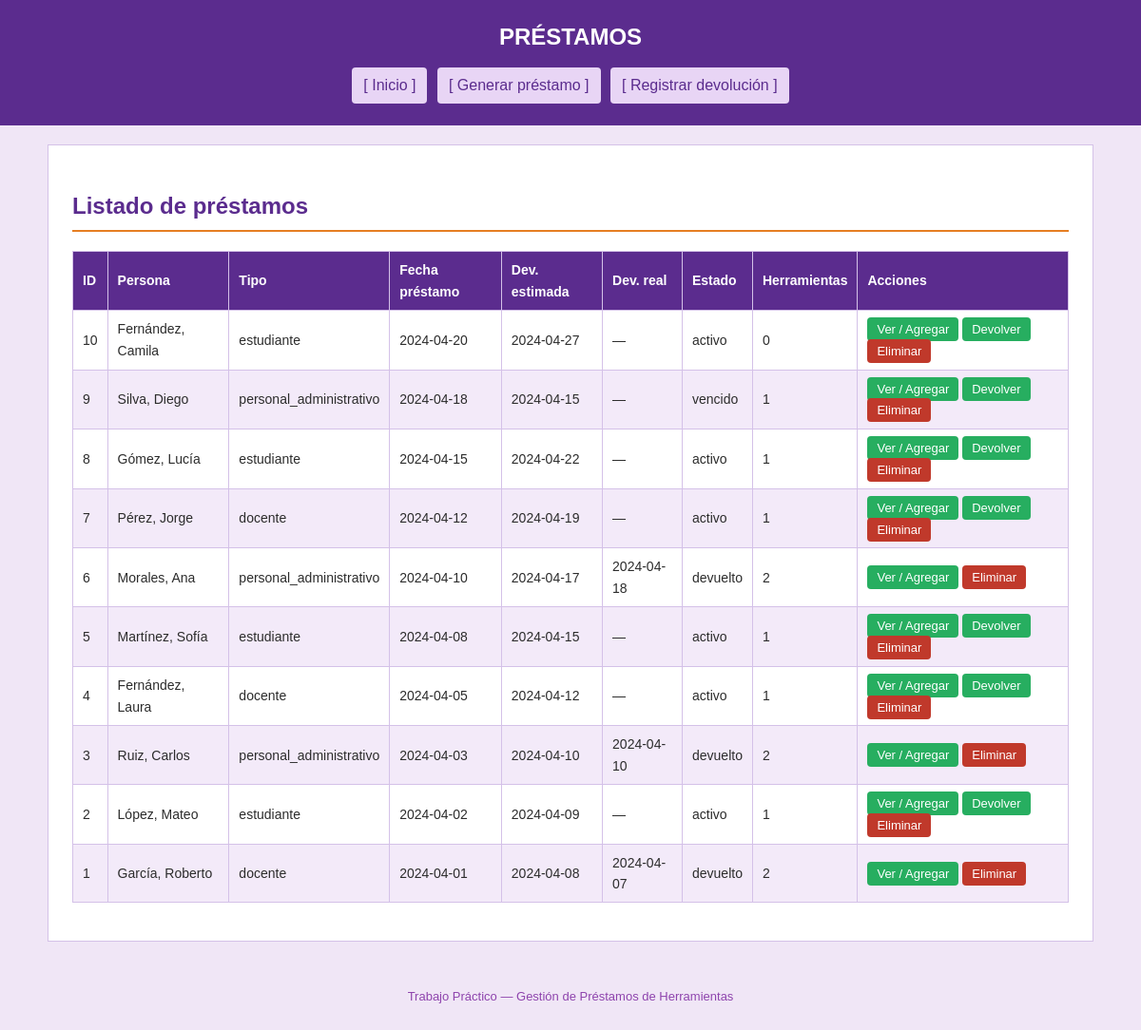
The app's page /aplicacion/prestamo/listar.php with its own data.
### tables this page shows
CREATE TABLE `prestamo` (
  `id_prestamo` int(11) NOT NULL AUTO_INCREMENT,
  `id_persona` int(11) NOT NULL,
  `fecha_prestamo` date NOT NULL,
  `fecha_devolucion_estimada` date DEFAULT NULL,
  `fecha_devolucion_real` date DEFAULT NULL,
  `estado` varchar(50) NOT NULL DEFAULT 'activo',
  PRIMARY KEY (`id_prestamo`),
  KEY `fk_prestamo_persona` (`id_persona`),
  CONSTRAINT `fk_prestamo_persona` FOREIGN KEY (`id_persona`) REFERENCES `persona` (`id_persona`)
);

CREATE TABLE `persona` (
  `id_persona` int(11) NOT NULL AUTO_INCREMENT,
  `nombre` varchar(100) NOT NULL,
  `apellido` varchar(100) NOT NULL,
  `dni` varchar(20) NOT NULL,
  `tipo_persona` varchar(30) NOT NULL,
  `telefono` varchar(30) DEFAULT NULL,
  `email` varchar(150) DEFAULT NULL,
  PRIMARY KEY (`id_persona`),
  UNIQUE KEY `dni` (`dni`),
  CONSTRAINT `chk_tipo_persona` CHECK (`tipo_persona` in ('docente','estudiante','personal_administrativo'))
);

### aplicacion/prestamo/listar.php (the view, shortened to what this page needs)
<?php
require_once "../conexion.php";
$sql = "SELECT pe.id_prestamo,
               pe.fecha_prestamo,
               pe.fecha_devolucion_estimada,
               pe.fecha_devolucion_real,
               pe.estado,
               pr.nombre AS persona_nombre,
               pr.apellido AS persona_apellido,
               pr.tipo_persona,
               COUNT(dp.id_detalle) AS cantidad_herramientas
        FROM prestamo pe
        INNER JOIN persona pr ON pe.id_persona = pr.id_persona
        LEFT JOIN detalle_prestamo dp ON pe.id_prestamo = dp.id_prestamo
        GROUP BY pe.id_prestamo, pe.fecha_prestamo, pe.fecha_devolucion_estimada,
                 pe.fecha_devolucion_real, pe.estado,
                 pr.nombre, pr.apellido, pr.tipo_persona
        ORDER BY pe.id_prestamo DESC";
$prestamos = $pdo->query($sql)->fetchAll();
?>
<!DOCTYPE html>
<html lang="es">
<head>
    <link rel="stylesheet" href="../css/estilos.css">
</head>
<body>
<header>
    <h1>PRÉSTAMOS</h1>
    <nav>
        <a href="../index.php">[ Inicio ]</a>
        <a href="alta.php">[ Generar préstamo ]</a>
        <a href="devolver.php">[ Registrar devolución ]</a>
    </nav>
</header>
<main>
    <h2>Listado de préstamos</h2>
    <?php if (count($prestamos) > 0): ?>
        <table>
            <thead>
                <tr>
                    <th>ID</th>
                    <th>Persona</th>
                    <th>Tipo</th>
                    <th>Fecha préstamo</th>
                    <th>Dev. estimada</th>
                    <th>Dev. real</th>
                    <th>Estado</th>
                    <th>Herramientas</th>
                    <th>Acciones</th>
                </tr>
            </thead>
            <tbody>
                <?php foreach ($prestamos as $pe): ?>
                    <tr>
                        <td><?= $pe['id_prestamo'] ?></td>
                        <td><?= htmlspecialchars($pe['persona_apellido'] . ", " . $pe['persona_nombre']) ?></td>
                        <td><?= htmlspecialchars($pe['tipo_persona']) ?></td>
                        <td><?= htmlspecialchars($pe['fecha_prestamo']) ?></td>
                        <td><?= htmlspecialchars($pe['fecha_devolucion_estimada'] ?? '—') ?></td>
                        <td><?= htmlspecialchars($pe['fecha_devolucion_real'] ?? '—') ?></td>
                        <td><?= htmlspecialchars($pe['estado']) ?></td>
                        <td><?= $pe['cantidad_herramientas'] ?></td>
                        <td>
                            <a class="btn-editar" href="agregar_herramienta.php?id=<?= $pe['id_prestamo'] ?>">Ver / Agregar</a>
                            <?php if ($pe['estado'] === 'activo' || $pe['estado'] === 'vencido'): ?>
                                <a class="btn-editar" href="devolver.php?id=<?= $pe['id_prestamo'] ?>">Devolver</a>
                            <?php endif; ?>
                            <a class="btn-eliminar" href="eliminar.php?id=<?= $pe['id_prestamo'] ?>"
                               onclick="return confirm('¿Eliminar préstamo?');">Eliminar</a>
                        </td>
                    </tr>
                <?php endforeach; ?>
            </tbody>
        </table>
    <?php else: ?>
        <div class="mensaje error">No hay préstamos registrados.</div>
    <?php endif; ?>
</main>
<footer>
    <p>Trabajo Práctico — Gestión de Préstamos de Herramientas</p>
</footer>
</body>
</html>

### aplicacion/css/estilos.css (style rules this page uses)
* { box-sizing: border-box; }
body { font-family: Arial, Helvetica, sans-serif; margin: 0; background-color: #f0e6f6; color: #2c2c2c; line-height: 1.6; }
header { background-color: #5b2c8e; color: #fff; padding: 20px; text-align: center; }
nav { margin-top: 10px; text-align: center; }
nav a { color: #5b2c8e; background-color: #e8d5f5; padding: 6px 12px; margin: 3px; display: inline-block; text-decoration: none; border-radius: 4px; }
main { max-width: 1100px; margin: 20px auto; background-color: #fff; padding: 25px; border: 1px solid #d4c1e8; }
h1 { margin: 0; font-size: 24px; }
h2 { color: #5b2c8e; border-bottom: 2px solid #e67e22; padding-bottom: 6px; }
table { width: 100%; border-collapse: collapse; margin: 15px 0; }
th, td { border: 1px solid #d4c1e8; padding: 8px 10px; text-align: left; font-size: 14px; }
th { background-color: #5b2c8e; color: #fff; }
tr:nth-child(even) { background-color: #f3eaf9; }
.btn-eliminar { background-color: #c0392b; padding: 5px 10px; color: #fff; text-decoration: none; border-radius: 4px; font-size: 13px; }
.btn-editar { background-color: #27ae60; padding: 5px 10px; color: #fff; text-decoration: none; border-radius: 4px; font-size: 13px; }
footer { text-align: center; padding: 15px; color: #8e44ad; font-size: 13px; }

### records on screen
prestamo: id_prestamo "10", id_persona.nombre "Fernández, Camila", id_persona.tipo_persona "estudiante", fecha_prestamo "2024-04-20", fecha_devolucion_estimada "2024-04-27", fecha_devolucion_real "—", estado "activo", cantidad_herramientas "0"
prestamo: id_prestamo "9", id_persona.nombre "Silva, Diego", id_persona.tipo_persona "personal_administrativo", fecha_prestamo "2024-04-18", fecha_devolucion_estimada "2024-04-15", fecha_devolucion_real "—", estado "vencido", cantidad_herramientas "1"
prestamo: id_prestamo "8", id_persona.nombre "Gómez, Lucía", id_persona.tipo_persona "estudiante", fecha_prestamo "2024-04-15", fecha_devolucion_estimada "2024-04-22", fecha_devolucion_real "—", estado "activo", cantidad_herramientas "1"
prestamo: id_prestamo "7", id_persona.nombre "Pérez, Jorge", id_persona.tipo_persona "docente", fecha_prestamo "2024-04-12", fecha_devolucion_estimada "2024-04-19", fecha_devolucion_real "—", estado "activo", cantidad_herramientas "1"
prestamo: id_prestamo "6", id_persona.nombre "Morales, Ana", id_persona.tipo_persona "personal_administrativo", fecha_prestamo "2024-04-10", fecha_devolucion_estimada "2024-04-17", fecha_devolucion_real "2024-04-18", estado "devuelto", cantidad_herramientas "2"
prestamo: id_prestamo "5", id_persona.nombre "Martínez, Sofía", id_persona.tipo_persona "estudiante", fecha_prestamo "2024-04-08", fecha_devolucion_estimada "2024-04-15", fecha_devolucion_real "—", estado "activo", cantidad_herramientas "1"
prestamo: id_prestamo "4", id_persona.nombre "Fernández, Laura", id_persona.tipo_persona "docente", fecha_prestamo "2024-04-05", fecha_devolucion_estimada "2024-04-12", fecha_devolucion_real "—", estado "activo", cantidad_herramientas "1"
prestamo: id_prestamo "3", id_persona.nombre "Ruiz, Carlos", id_persona.tipo_persona "personal_administrativo", fecha_prestamo "2024-04-03", fecha_devolucion_estimada "2024-04-10", fecha_devolucion_real "2024-04-10", estado "devuelto", cantidad_herramientas "2"
prestamo: id_prestamo "2", id_persona.nombre "López, Mateo", id_persona.tipo_persona "estudiante", fecha_prestamo "2024-04-02", fecha_devolucion_estimada "2024-04-09", fecha_devolucion_real "—", estado "activo", cantidad_herramientas "1"
prestamo: id_prestamo "1", id_persona.nombre "García, Roberto", id_persona.tipo_persona "docente", fecha_prestamo "2024-04-01", fecha_devolucion_estimada "2024-04-08", fecha_devolucion_real "2024-04-07", estado "devuelto", cantidad_herramientas "2"
